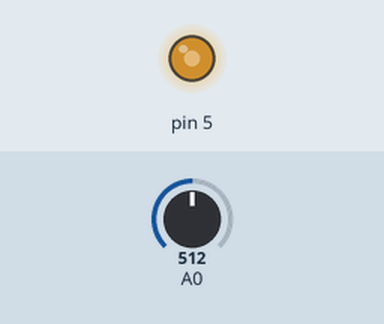
Simulated run of this sketch. Board: Arduino Uno, built with avr-gcc and run on an emulated ATmega328P. On the bench: output pins drawn as LEDs (lit = HIGH). Inputs (shaded band) come from the test bench; at power-on: A0 = 512.

Above: at 1.2 s.
1.3 s: A0 set to 487
At 1.9 s:
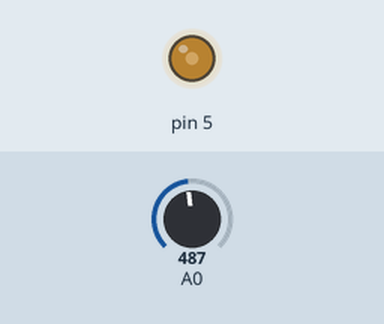
2.8 s: A0 set to 265
4.3 s: A0 set to 235
At 5.4 s:
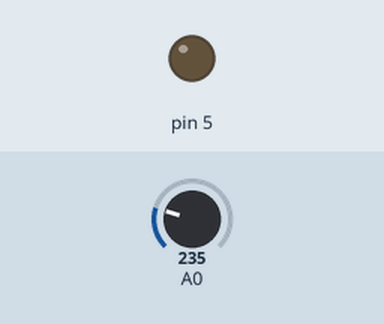
5.8 s: A0 set to 760
At 6.6 s:
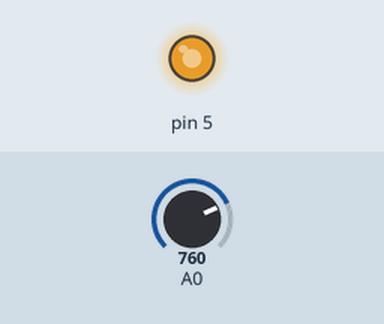
7.3 s: A0 set to 742
At 7.7 s:
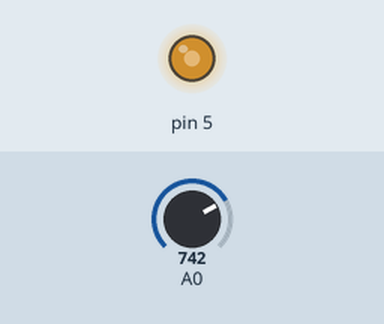
8.8 s: A0 set to 900
At 10.0 s:
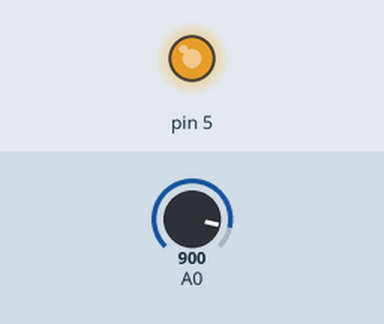
Timing chart, 0 to 11.3 s (numbered marks = the images above; inputs shaded):
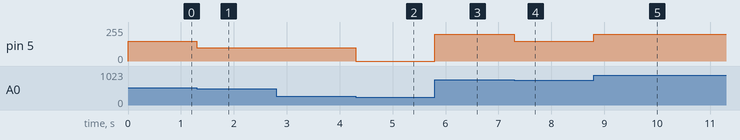

The sketch:

ex04.ino
```cpp
// C++ code
//
void setup()
{
  pinMode(5, OUTPUT);
  pinMode(A0, INPUT);
}

void loop()
{
  int a = analogRead(A0);
  if (a>1000)
  {
    analogWrite(5,255);
  }
  else if (a>750)
  {
    analogWrite(5,200);
  }
  else if (a>500)
  {
    analogWrite(5,150);
  }
  else if (a>250)
  {
    analogWrite(5,100);
  }
  else
  {
    analogWrite(5,0);
  }

}
```

Measured:
- the behaviour switches between 501 and 500 on A0 (found by bisection; images 0 and 1)
- the behaviour switches between 251 and 250 on A0 (found by bisection; images 1 and 2)
- the behaviour switches between 751 and 750 on A0 (found by bisection; images 3 and 4)
- after the input at 1.3 s, pin 5: 150/255 → 100/255 at once
- after the input at 2.8 s, every drawn part: stays the same
- after the input at 4.3 s, pin 5: 100/255 → 0/255 at once
- after the input at 5.8 s, pin 5: 0/255 → 200/255 at once
- after the input at 7.3 s, pin 5: 200/255 → 150/255 at once
- after the input at 8.8 s, pin 5: 150/255 → 200/255 at once
